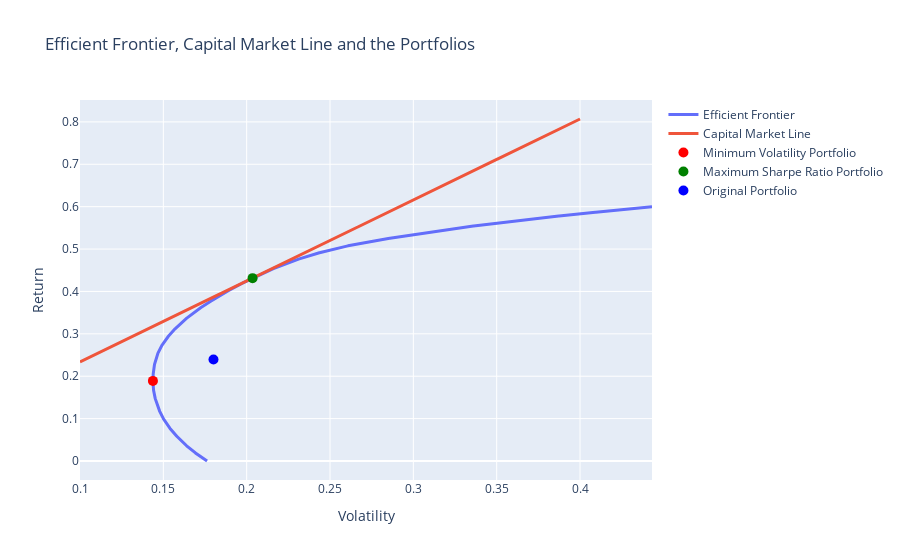

The notebook cell this image was saved under:
### Markdown cell above
### 8. Plots

### Code cell
# Plotting the Efficient Frontier, Capital Market Line, Sharpe Gradient and all the portfolios
fig = go.Figure()
fig.add_trace(go.Scatter(x=ef_volatility, y=ef_returns, mode='lines', name='Efficient Frontier', line=dict(width=3)))
fig.add_trace(go.Scatter(x=cml_x, y=cml_y, mode='lines', name='Capital Market Line', line=dict(width=3)))

fig.add_trace(go.Scatter(x=[mv_volatility], y=[mv_returns], mode='markers', marker=dict(size=10, color='red'), name='Minimum Volatility Portfolio'))
fig.add_trace(go.Scatter(x=[ms_volatility], y=[ms_returns], mode='markers', marker=dict(size=10, color='green'), name='Maximum Sharpe Ratio Portfolio'))
fig.add_trace(go.Scatter(x=[exp_volatility], y=[exp_return], mode='markers', marker=dict(size=10, color='blue'), name='Original Portfolio'))

fig.update_layout(title='Efficient Frontier, Capital Market Line and the Portfolios', xaxis_title='Volatility', yaxis_title='Return')
fig.show()

### Figure 1 — Plotly figure (JSON) as saved in the notebook; plotly's stock layout.template omitted (floating-point values rounded to 4 significant figures; data arrays with more than 128 entries replaced by an {"elided": "..."} marker saying what was removed)
{"data": [{"line": {"width": 3}, "mode": "lines", "name": "Efficient Frontier", "type": "scatter", "x": {"elided": "6000 float values"}, "y": {"elided": "6000 float values"}}, {"line": {"width": 3}, "mode": "lines", "name": "Capital Market Line", "type": "scatter", "x": {"elided": "4000 float values"}, "y": {"elided": "4000 float values"}}, {"marker": {"color": "red", "size": 10}, "mode": "markers", "name": "Minimum Volatility Portfolio", "type": "scatter", "x": [0.1437], "y": [0.1889]}, {"marker": {"color": "green", "size": 10}, "mode": "markers", "name": "Maximum Sharpe Ratio Portfolio", "type": "scatter", "x": [0.2035], "y": [0.4314]}, {"marker": {"color": "blue", "size": 10}, "mode": "markers", "name": "Original Portfolio", "type": "scatter", "x": [0.1801], "y": [0.2393]}], "layout": {"title": {"text": "Efficient Frontier, Capital Market Line and the Portfolios"}, "xaxis": {"title": {"text": "Volatility"}}, "yaxis": {"title": {"text": "Return"}}}}
